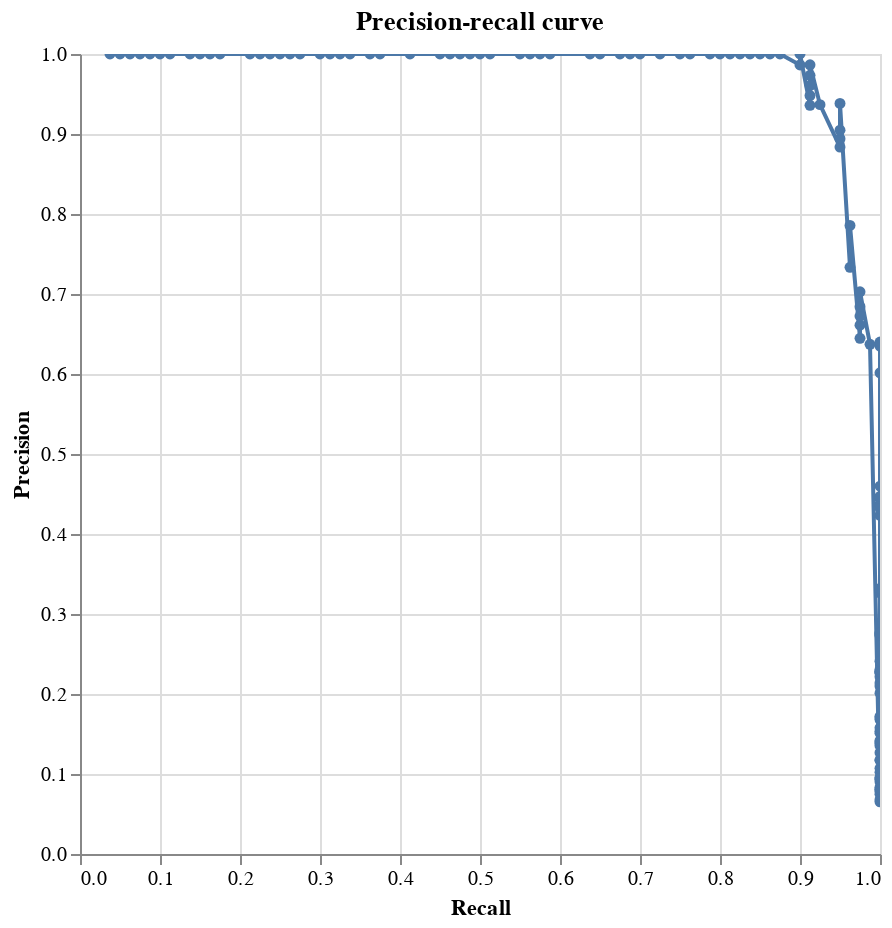

Notebook code cell kept with this figure:
### Markdown cell above
### Precision-recall chart

An alternative representation of truth space is called a [precision recall curve](https://stats.stackexchange.com/questions/7207/roc-vs-precision-and-recall-curves).

This can be plotted as follows:

### Code cell
linker.precision_recall_chart_from_labels_table(labels_table)
